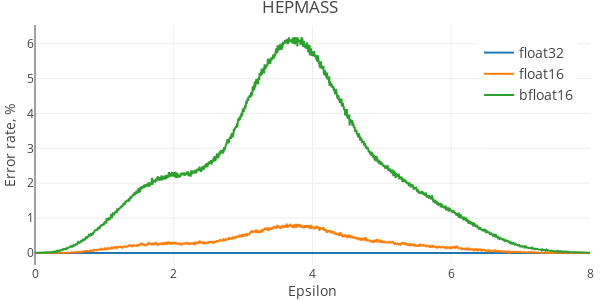

Notebook source saved alongside this figure:
### Code cell
plot_dbscan_errors('HEPMASS', hepmass, 100000, max_eps=8)

### Figure 1 — Plotly figure (JSON) as saved in the notebook; plotly's stock layout.template omitted (floating-point values rounded to 4 significant figures; data arrays with more than 128 entries replaced by an {"elided": "..."} marker saying what was removed)
{"data": [{"name": "float32", "type": "scatter", "uid": "48a7ddcd-eccc-4016-8e93-fbd310e54727", "x": {"elided": "2000 float values"}, "y": {"elided": "2000 float values"}}, {"name": "float16", "type": "scatter", "uid": "e3531bf3-4c9c-4e36-8ef4-8a09bbe8d39a", "x": {"elided": "2000 float values"}, "y": {"elided": "2000 float values"}}, {"name": "bfloat16", "type": "scatter", "uid": "4cb1f088-3970-4e76-b2df-c28153c34a5f", "x": {"elided": "2000 float values"}, "y": {"elided": "2000 float values"}}], "layout": {"height": 300, "legend": {"font": {"size": 14}, "x": 0.8, "y": 0.95}, "margin": {"b": 35, "l": 35, "r": 10, "t": 25}, "title": {"text": "HEPMASS"}, "width": 600, "xaxis": {"title": {"text": "Epsilon"}}, "yaxis": {"title": {"text": "Error rate, %"}}}}
